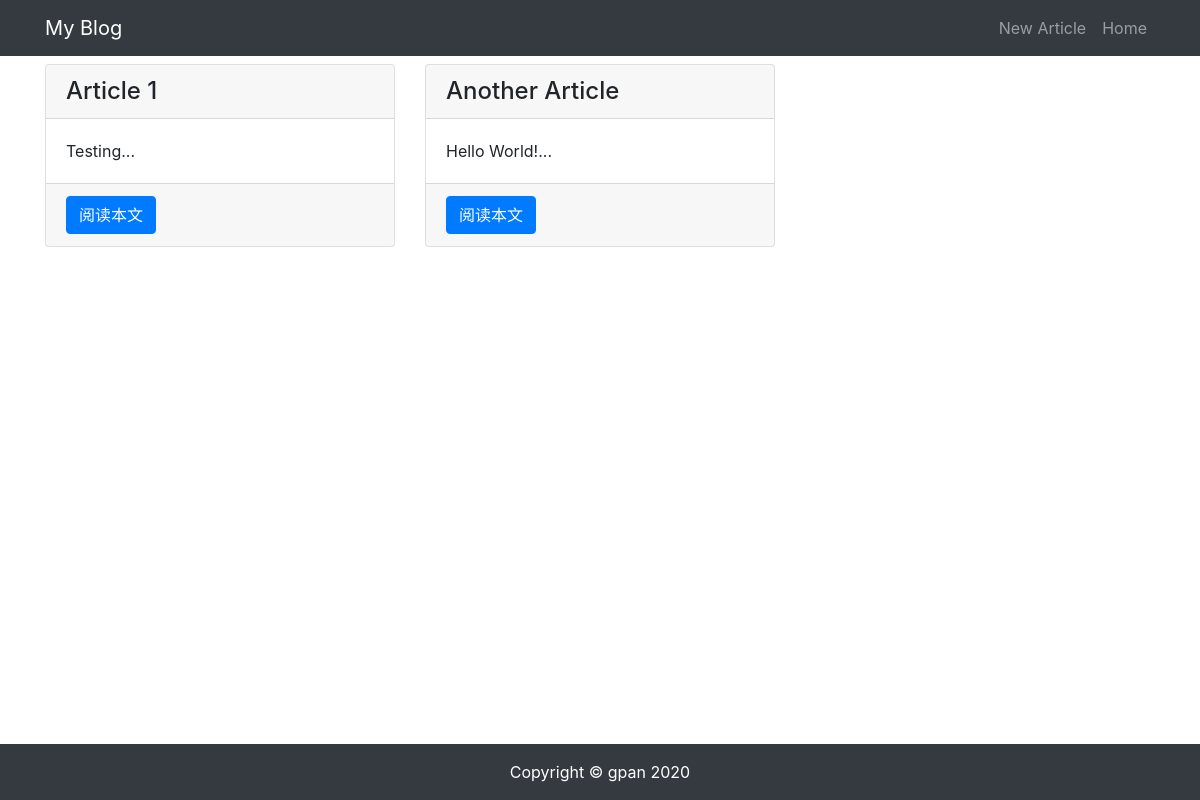
The app's page /, older data.
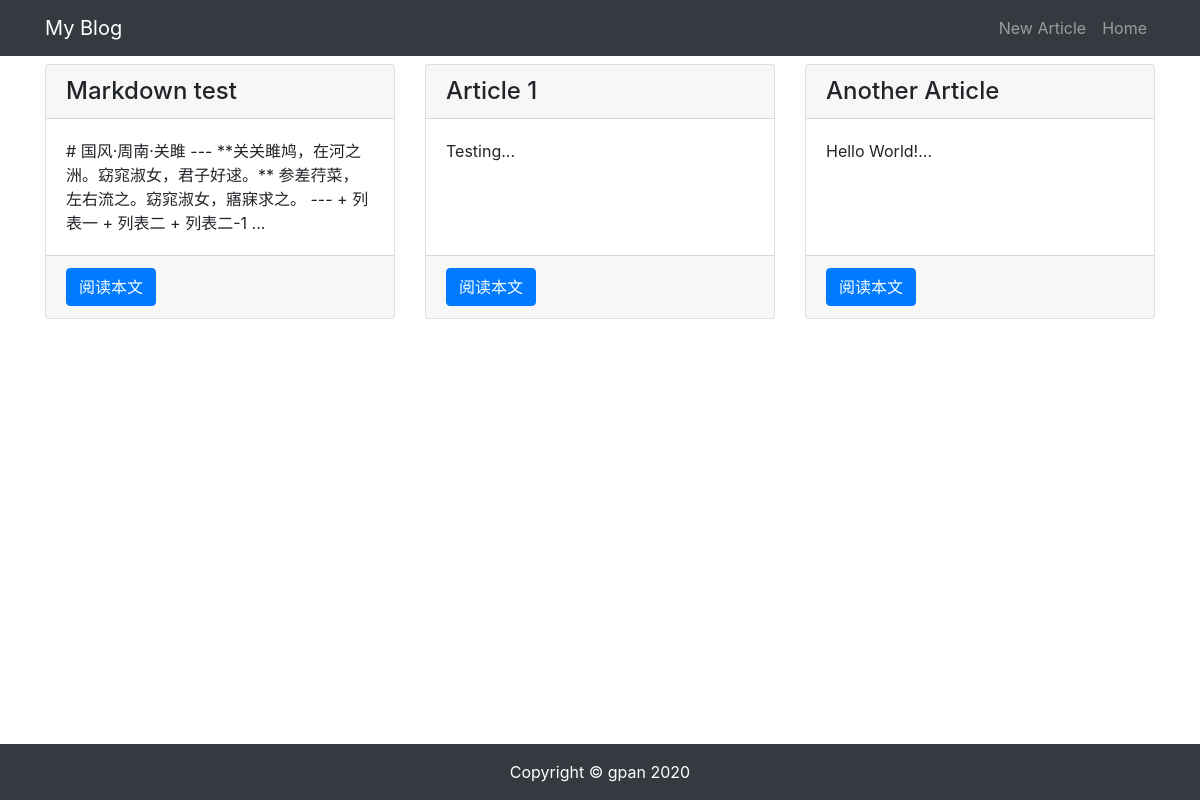
The same page, newer data.
### article/models.py (models this page shows, shortened)
class ArticlePost(models.Model):
    author = models.ForeignKey(User, on_delete=models.CASCADE)
    title = models.CharField(max_length=100)
    body = models.TextField()
    created = models.DateTimeField(default=timezone.now)
    updated = models.DateTimeField(auto_now=True)
    class Meta:
        ordering = ('-created',)

### article/views.py (the view)
# urls.py: path('', views.article_list),
def article_list(request):
    articles = ArticlePost.objects.all()
    context = {'articles':articles}
    return render(request,'article/list.html', context)

### templates/article/list.html (shortened to what this page needs)
{% extends "base.html" %}
{% load staticfiles %}
{% block content %}
<div class="container">
    <div class="row mt-2">
        {% for article in articles %}
        <div class="col-4 mb-4">
            <div class="card h-100">
                <h4 class="card-header">{{ article.title }}</h4>
                <div class="card-body">
                    <p class="card-text">{{ article.body|slice:'100' }}...</p>
                </div>
                <div class="card-footer">
                    <a href="{% url 'article:article_detail' article.id %}" class="btn btn-primary">阅读本文</a>
                </div>
            </div>
        </div>
        {% endfor %}
    </div>
</div>
{% endblock content %}

Row changes from the older to the newer data that the page shows:
added ArticlePost: title "Markdown test", body "# 国风·周南·关雎 --- **关关雎鸠，在河之洲。窈窕淑女，君子好逑。** 参差荇菜，左右流之。窈窕淑女，寤寐求之。 --- + 列表一 + 列表二 + 列表二-1"
